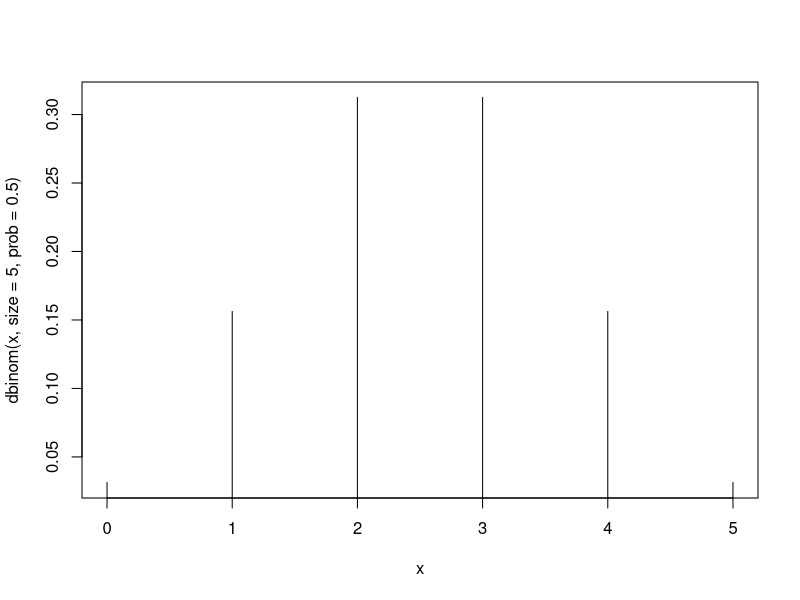
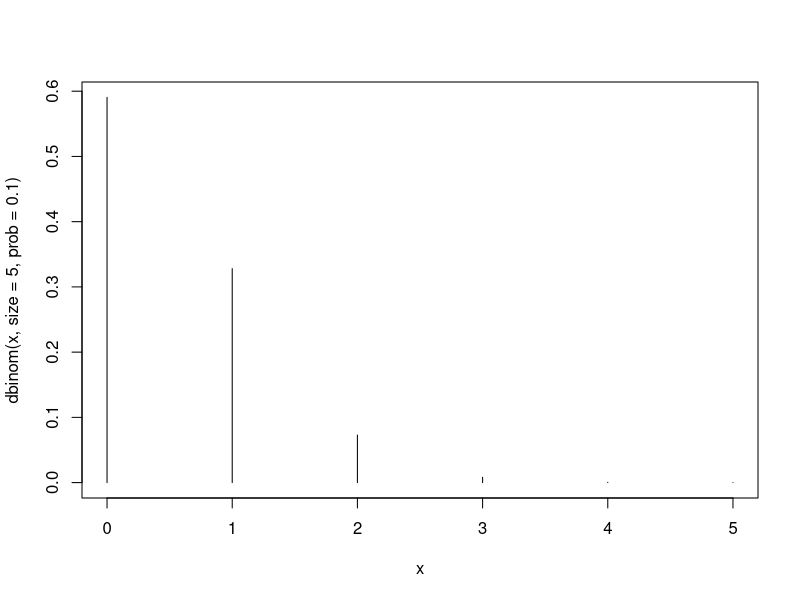
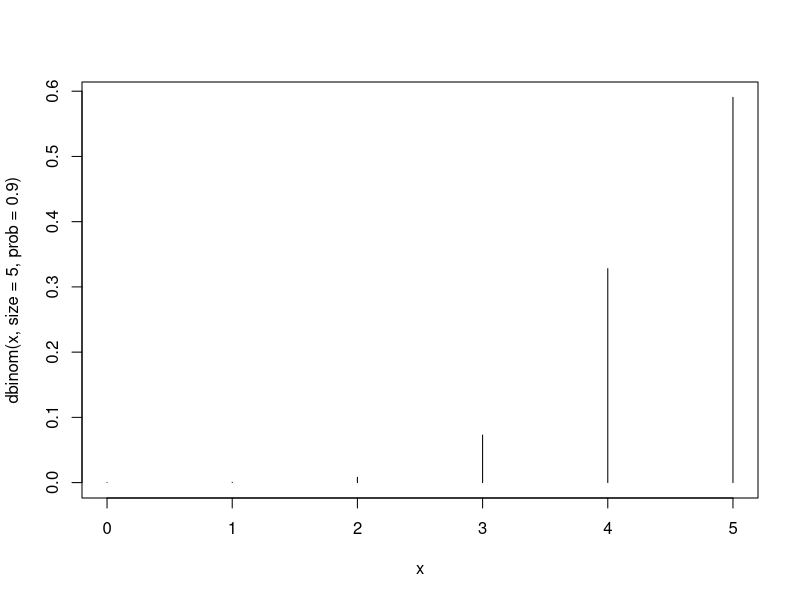
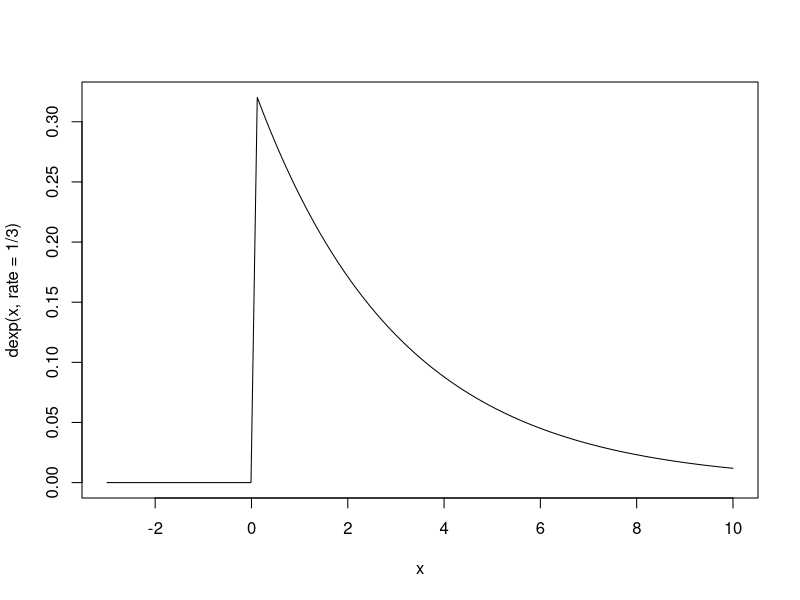
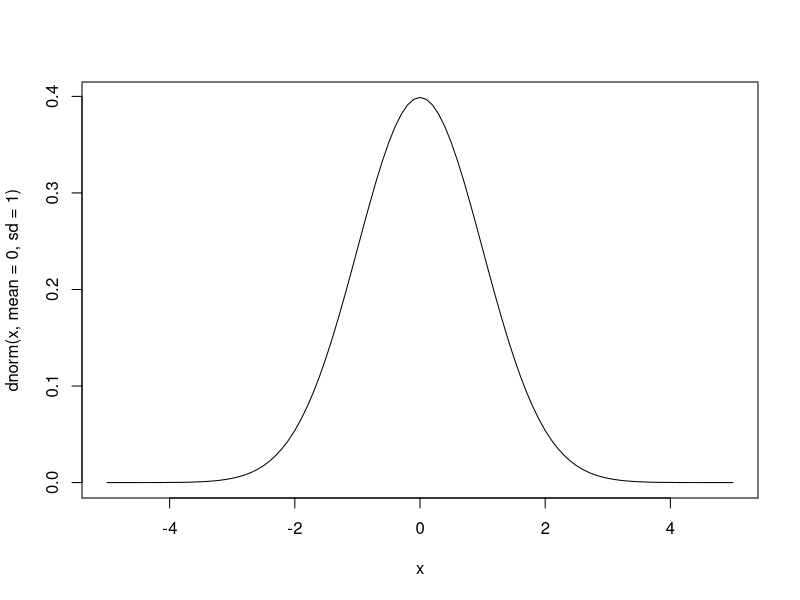
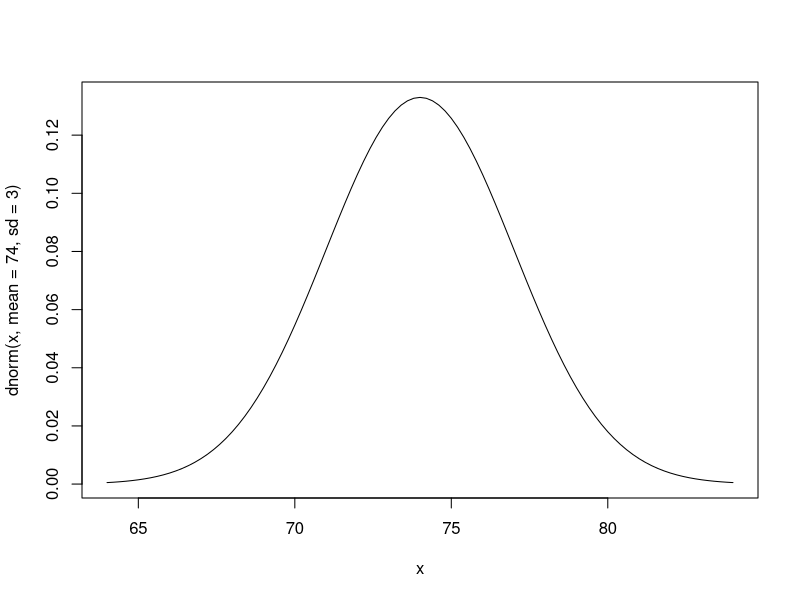
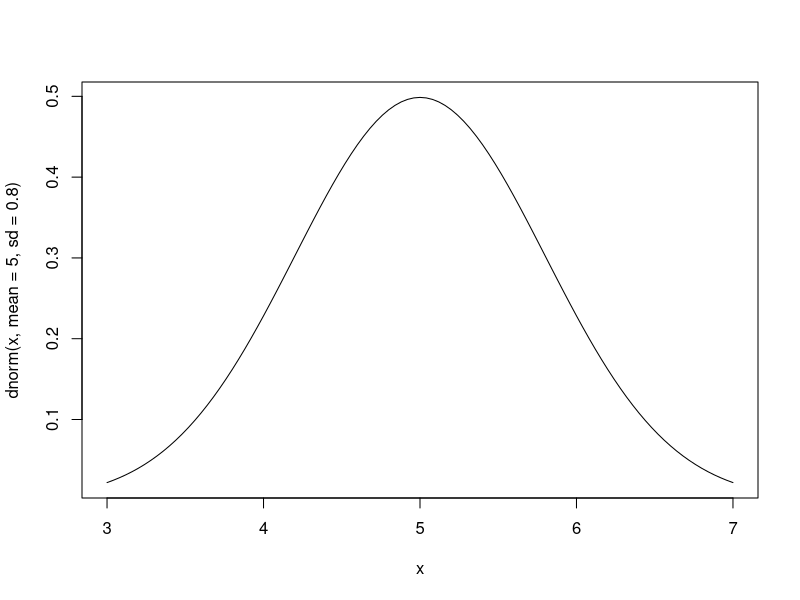

R code for these plots, in order:
############### distribuciones #######################

###############    discretas   #######################

# Es posible calcular probabilidades para variables 
# aleatorias discretas:
# Binomial: binom
# Hipergeométrica: hyper
# Poisson: pois
# Binomial negativa: nbinom
# Geométrica: geom.

# Hay que anteponer letra para indicar qué buscamos:
# d para función de masa o densidad
# p para la frec acumulada
# r para obtener número al azar
# q para cuantil

# BINOMIAL
# dbinom: devuelve probabilidad de obtener un valor
# para binomial indicamos n = size y p = prob
dbinom(0,size=5,prob=0.9)

# POISSON
# dpois: devuelve probabilidad de obtener un valor
# para poisson indicamos parámetro lambda
dpois(10,lambda=3.52)

# EJERCICIO 4
# tomo siempre n = 5
# varío p (0.5 - 0.1 - 0.9)
# busco probabilidad de cada valor posible de X

dbinom(0,size=5,prob=0.9)
dbinom(1, size = 5, prob = 0.9)
dbinom(2, size=5, prob=0.9)

# hago el gráfico
x <- 0:5
plot(x,dbinom(x,size=5,prob=0.5),type="h")
plot(x,dbinom(x,size=5,prob=0.1),type="h")
plot(x,dbinom(x,size=5,prob=0.9),type="h")

################## continuas ####################
# Uniforme: unif con parámetros min y max
# Exponencial: exp con parámetro rate = 1/beta
# Normal: norm con parámetros mean y sd
# chi cuadrado: chisq
# t de Student: t
# F de Snedecor: f

# normal

# para calcular la probabilidad acumulada hasta el 
# valor 3 en una distribución normal de media -2 y
# desvío estándar 4 uso la función pnorm() con argumentos
pnorm(3,mean=-2,sd=4)


# si quiero obtener la probabilidad de obtener un 
# valor entre 5 y 3 puedo restar las probabilidades
# acumuladas hasta 5 y hasta 3:
pnorm(5,-2,4) - pnorm(3,-2,4)

# para la exponencial el parámetro es
curve(dexp(x,rate=1/3),from=-3,to=10)




#############
curve(dnorm(x,mean=0, sd=1),from=-5,to=5)





curve(dnorm(x,mean=74, sd=3),from=64,to=84)
curve(dnorm(x,mean=5, sd=0.8),from=3,to=7)
